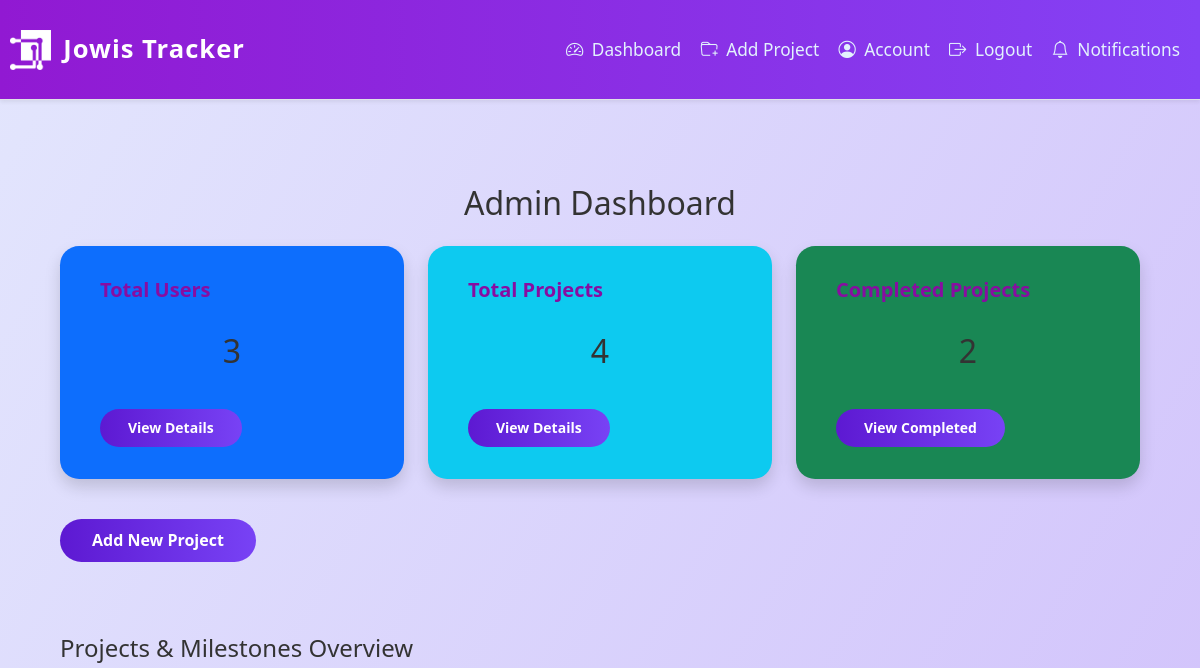
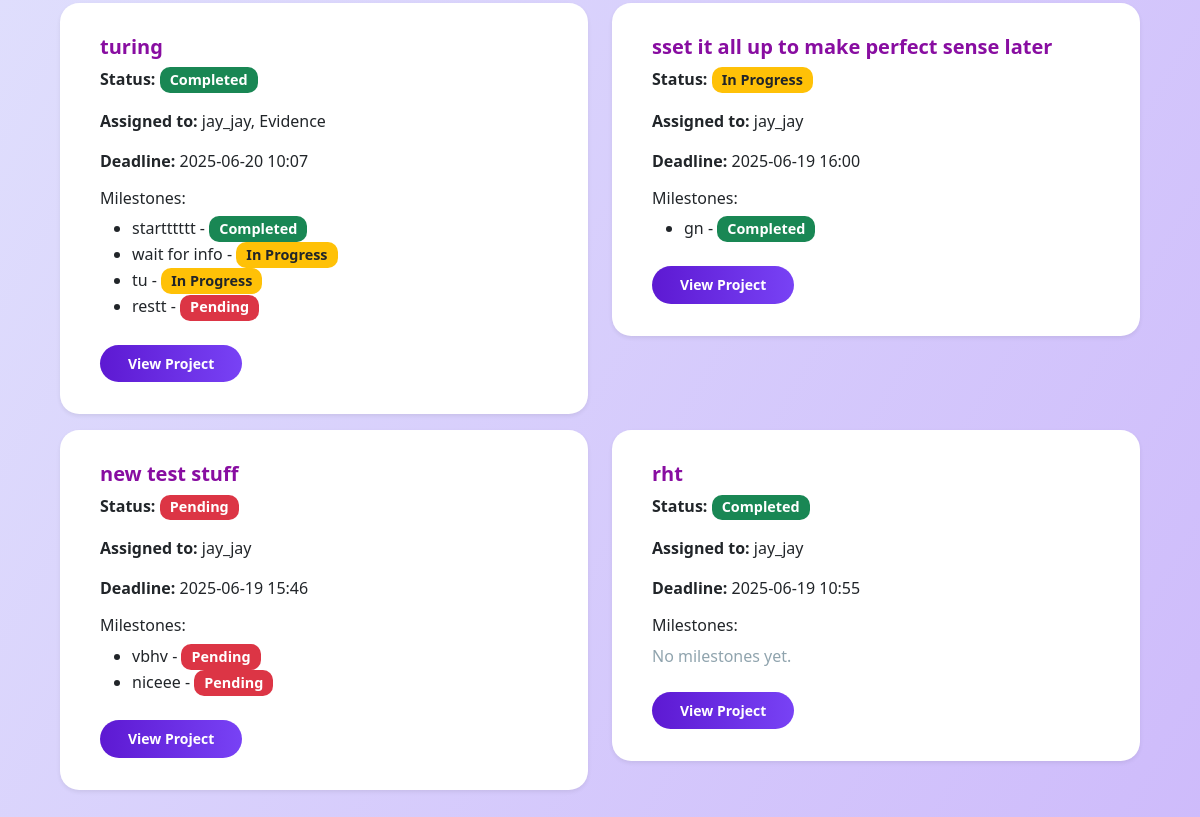
The app's page /admin (signed in), older data (2 pictures, top to bottom).
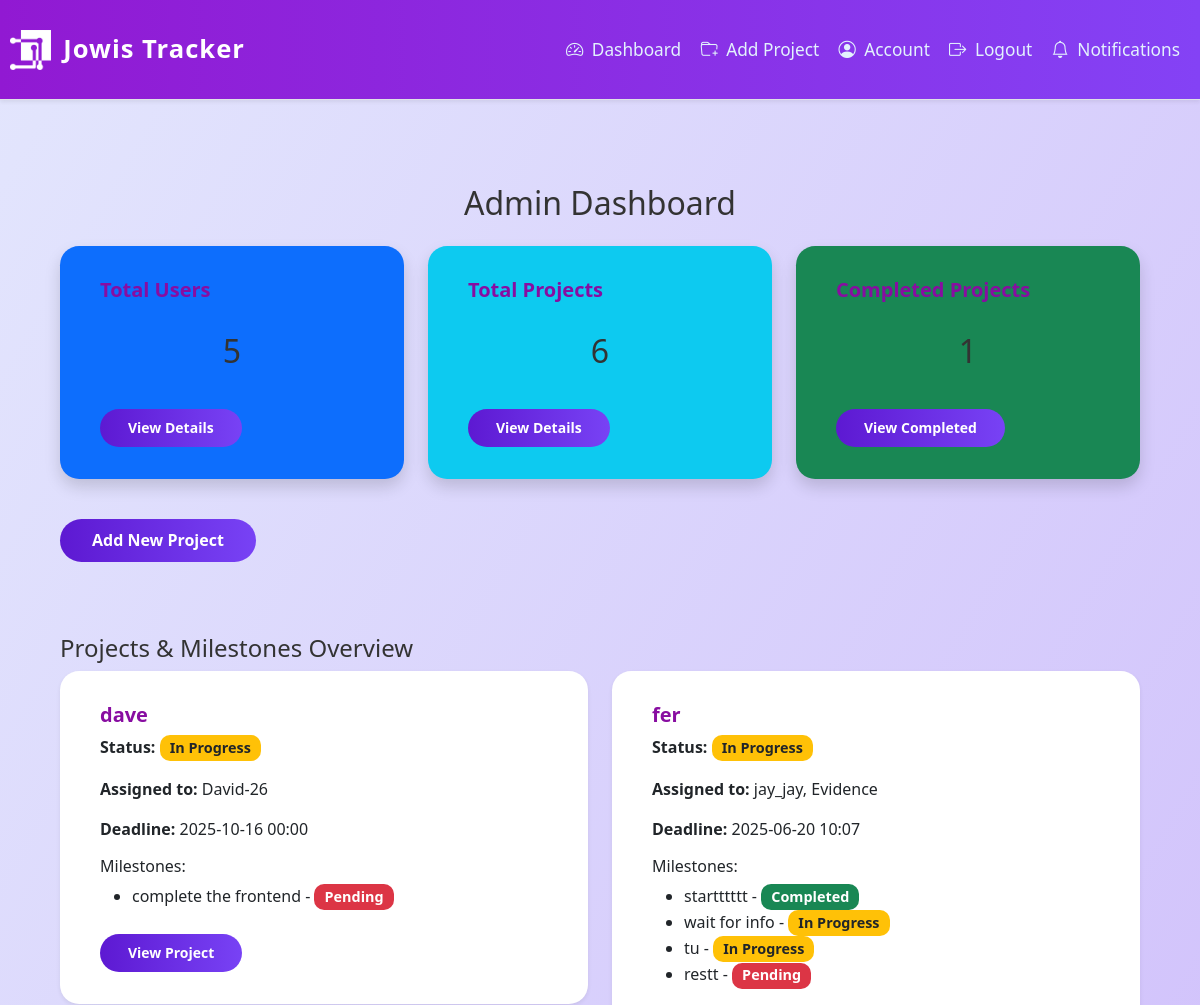
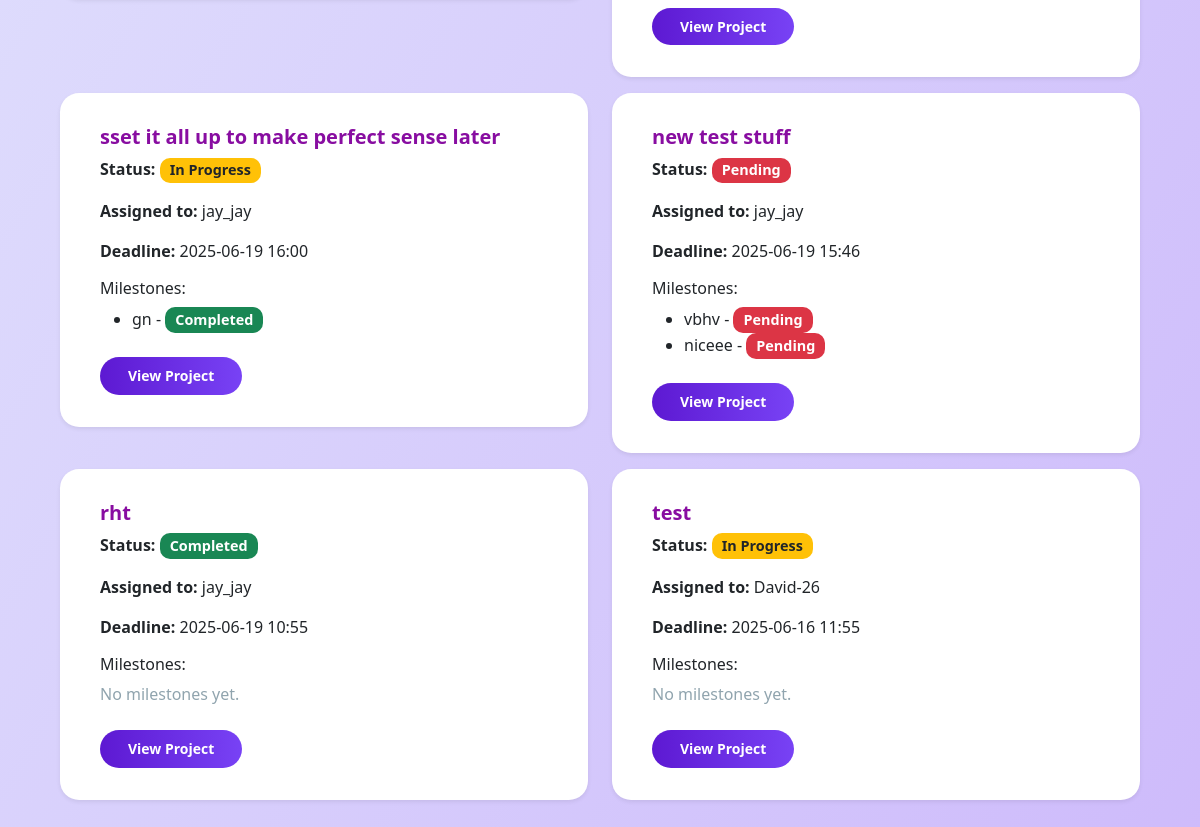
The same page, newer data (2 pictures, top to bottom).
### app/dbmodels.py (models this page shows, shortened)
class Project(db.Model):
    id = db.Column(db.Integer, primary_key=True)
    title = db.Column(db.String(150), nullable=False)
    description = db.Column(db.Text, nullable=False)
    tasks = db.relationship("Task", backref="project", cascade="all, delete-orphan", passive_deletes=True)
    milestones = db.relationship("Milestone", backref="project", cascade="all, delete-orphan", passive_deletes=True)
    deadline = db.Column(db.DateTime, nullable=False, default = datetime.now(timezone.utc)) # default to current time in UTC
    status = db.Column(db.String(20), nullable=False, default="Pending")
    comment = db.Column(db.Text, nullable=True)
    users = db.relationship(
        'User',
        secondary=project_users,
        back_populates='projects'
    )

class User(db.Model, UserMixin):
    id = db.Column(db.Integer, primary_key=True)
    username = db.Column(db.String(150), unique=True, nullable=False)
    email = db.Column(db.String(150), unique=True, nullable=False)
    password_hash = db.Column(db.String(150), nullable=False)
    tasks = db.relationship("Task", backref="assigned_to", cascade='all, delete-orphan',passive_deletes=True)
    role = db.Column(db.String(50), nullable=False, default="employee") # or admin
    projects = db.relationship(
        'Project',
        secondary=project_users,
        back_populates='users'
    )
    reset_code = db.Column(db.String(8), nullable=True)
    reset_code_expiry = db.Column(db.DateTime, nullable=True)

class Milestone(db.Model):
    id = db.Column(db.Integer, primary_key=True)
    name = db.Column(db.String(140), nullable=False)
    deadline = db.Column(db.DateTime, nullable=False)
    project_id = db.Column(db.Integer, db.ForeignKey("project.id", ondelete="CASCADE"), nullable=False) # ondelete="CASCADE" ensures that if a project is deleted, its milestones are also deleted
    tasks = db.relationship("Task", backref="milestone", lazy="dynamic")
    status = db.Column(db.String(20), nullable=False, default="Pending")

### app/routes.py (the view)
@main.route('/admin')
@login_required
def admin_dashboard():
    if current_user.role != "admin":
        abort(403)
    user_count = User.query.count()
    project_count = Project.query.count()
    completed_count = Project.query.filter_by(status='Completed').count()
    projects = Project.query.order_by(Project.deadline.desc()).all()
    return render_template(
        'admin_dashboard.html',
        user_count=user_count,
        project_count=project_count,
        completed_count=completed_count,
        projects=projects
    )

### app/__init__.py (called while the page is built)
def create_app():
    app= Flask(__name__)
    app.config.from_object("config.Config") # load app config from config.py
    db.init_app(app)
    migrate.init_app(app, db)
    login_manager.init_app(app)
    mail.init_app(app)
    scheduler.init_app(app)
    scheduler.start()
    from . import jobs  # <-- Import jobs to register them
    from .admin import init_admin
    init_admin(app)
    login_manager.login_view = "main.login"
    login_manager.login_message_category ="info"
    from .dbmodels import User
    @login_manager.user_loader
    def load_user(user_id):
        return User.query.get(int(user_id))
    from .routes import main
    app.register_blueprint(main)
    return app

### app/templates/admin_dashboard.html (shortened to what this page needs)
{% extends "base.html" %} {% block content %}
<div class="container mt-4">
  <h2 class="mb-4">Admin Dashboard</h2>
  <div class="row mb-4">
    <div class="col-md-4">
      <div class="card text-white bg-primary mb-3 shadow">
        <div class="card-body">
          <h5 class="card-title">Total Users</h5>
          <h2>{{ user_count }}</h2>
          <a
            href="{{ url_for('main.admin_users') }}"
            class="btn btn-light btn-sm mt-2"
            >View Details</a
          >
        </div>
      </div>
    </div>
    <div class="col-md-4">
      <div class="card text-white bg-info mb-3 shadow">
        <div class="card-body">
          <h5 class="card-title">Total Projects</h5>
          <h2>{{ project_count }}</h2>
          <a
            href="{{ url_for('main.admin_projects') }}"
            class="btn btn-light btn-sm mt-2"
            >View Details</a
          >
        </div>
      </div>
    </div>
    <div class="col-md-4">
      <div class="card text-white bg-success mb-3 shadow">
        <div class="card-body">
          <h5 class="card-title">Completed Projects</h5>
          <h2>{{ completed_count }}</h2>
          <a
            href="{{ url_for('main.admin_projects', status='Completed') }}"
            class="btn btn-light btn-sm mt-2"
            >View Completed</a
          >
        </div>
      </div>
    </div>
  </div>
  <a href="{{ url_for('main.add_project') }}" class="btn btn-primary mb-4"
    >Add New Project</a
  >
  <h4 class="mt-5">Projects & Milestones Overview</h4>
  <div class="row">
    {% for project in projects %}
    <div class="col-md-6">
      <div class="card mb-3 shadow-sm">
        <div class="card-body">
          <h5 class="card-title">{{ project.title }}</h5>
          <p>
            <strong>Status:</strong>
            {% if project.status == 'Completed' %}
            <span class="badge bg-success">Completed</span>
            {% elif project.status == 'Pending' %}
            <span class="badge bg-danger">Pending</span>
            {% elif project.status == 'In Progress' %}
            <span class="badge bg-warning text-dark">In Progress</span>
            {% else %}
            <span class="badge bg-secondary">Unknown</span>
            {% endif %}
          </p>
          <p>
            <strong>Assigned to:</strong>
            {% for user in project.users %} {{ user.username }}{% if not
            loop.last %}, {% endif %} {% endfor %}
          </p>
          <p>
            <strong>Deadline:</strong> {{ project.deadline.strftime('%Y-%m-%d
            %H:%M') if project.deadline else 'N/A' }}
          </p>
          <h6>Milestones:</h6>
          {% if project.milestones %}
          <ul>
            {% for milestone in project.milestones %}
            <li>
              {{ milestone.name }} - {% if milestone.status == 'Completed' %}
              <span class="badge bg-success">Completed</span>
              {% elif milestone.status == 'Pending' %}
              <span class="badge bg-danger">Pending</span>
              {% elif milestone.status == 'In Progress' %}
              <span class="badge bg-warning text-dark">In Progress</span>
              {% else %}
              <span class="badge bg-secondary">Unknown</span>
              {% endif %}
            </li>
            {% endfor %}
          </ul>
          {% else %}
          <p class="text-muted">No milestones yet.</p>
          {% endif %}
          <a
            href="{{ url_for('main.admin_project_detail', project_id=project.id) }}"
            class="btn btn-outline-primary btn-sm mt-2"
            >View Project</a
          >
        </div>
      </div>
    </div>
    {% endfor %}
  </div>
</div>
{% endblock %}

### app/templates/base.html (shortened to what this page needs)
<!DOCTYPE html>
<html lang="en">
  <head>
    <link
      href="https://cdn.jsdelivr.net/npm/bootstrap@5.3.0/dist/css/bootstrap.min.css"
      rel="stylesheet"
    />
     <link
      rel="stylesheet"
      href="{{ url_for('static', filename='style.css') }}"
    />
    <link
      rel="stylesheet"
      href="https://cdn.jsdelivr.net/npm/bootstrap-icons@1.10.5/font/bootstrap-icons.css"
    />
  </head>
  <body class="bg-light">
    {% include "_navbar.html" %}
    <div class="container p-0">
       {% block content %}{% endblock %}
    </div>
  </body>
  </html>

### app/templates/_navbar.html (shortened to what this page needs)
<nav class="navbar navbar-expand-lg custom-navbar border-bottom shadow-sm mb-4">
  <img
    class="logo img-fluid"
    src="{{ url_for('static', filename='img/jowis-logo2.png') }}"
    alt="Logo"
    style="max-height: 40px; width: auto"
  />
  <div class="container-fluid">
    <a class="navbar-brand fw-bold" href="{{ url_for('main.dashboard') }}">
      Jowis Tracker
    </a>
    <div class="collapse navbar-collapse justify-content-end" id="navbarNav">
      <ul class="navbar-nav">
        <li class="nav-item">
          <a class="nav-link" href="{{ url_for('main.dashboard') }}">
            <i class="bi bi-speedometer2 me-1"></i> Dashboard
          </a>
        </li>
        <li class="nav-item">
          <a class="nav-link" href="{{ url_for('main.add_project') }}">
            <i class="bi bi-folder-plus me-1"></i> Add Project
          </a>
        </li>
        <li class="nav-item">
          <a class="nav-link" href="{{ url_for('main.account') }}">
            <i class="bi bi-person-circle me-1"></i> Account
          </a>
        </li>
        <li class="nav-item">
          <a class="nav-link" href="{{ url_for('main.logout') }}">
            <i class="bi bi-box-arrow-right me-1"></i> Logout
          </a>
        </li>
        <li class="nav-item">
          <a class="nav-link" href="{{ url_for('main.notifications') }}">
            <i class="bi bi-bell me-1"></i> Notifications {% set unread =
          </a>
        </li>
      </ul>
    </div>
  </div>
</nav>

### app/static/style.css (style rules this page uses)
body { background-color: #f2f2f2; font-family: Arial, sans-serif; margin: 0; }
h2 { text-align: center; margin-bottom: 20px; color: #333; }
body { font-family: "Segoe UI", Tahoma, Geneva, Verdana, sans-serif; background-color: #f0f2f5; margin: 0; }
h2 { margin-bottom: 25px; color: #333; }
a { color: #007bff; text-decoration: none; }
body { background-color: #f4f6f8; font-family: "Segoe UI", Tahoma, Geneva, Verdana, sans-serif; color: #333; margin: 0; padding: 0; }
.container { padding: 30px; border-radius: 12px; }
h2 { text-align: center; margin-bottom: 30px; color: #2c3e50; }
body { font-family: "Segoe UI", Tahoma, Geneva, Verdana, sans-serif; background-color: #f4f6f8; margin: 0; }
h2 { text-align: center; color: #333; margin-top: 30px; }
.logo { display: block; margin: 0 auto; max-width: 20rem; height: 5rem; padding-left: 10px; }
.logo { height: 50px; width: 120px; }
.card { border: none; border-radius: 1rem; box-shadow: 0 2px 12px rgba(33, 150, 243, 0.08); transition: transform 0.15s, box-shadow 0.15s; background: #fff; }
.card-title { color: #880da1; font-weight: 600; }
.badge { align-items: center; font-size: 0.9em; padding: 0.4em 0.7em; border-radius: 0.7em; }
.btn-primary, .btn-outline-primary { background: linear-gradient(90deg, #ad19d2 0%, #9042f5 100%); border: none; color: #fff; font-weight: 500; transition: background 0.2s; }
.text-muted { color: #90a4ae !important; }
body { background: linear-gradient(120deg, #e3e6fd 0%, #cebbfb 100%); }
.custom-navbar { background: linear-gradient(90deg, #9119d2 0%, #8442f5 100%); min-height: 100px; box-shadow: 0 2px 12px rgba(33, 150, 243, 0.08); }
.custom-navbar .navbar-brand { color: #fff !important; font-size: 1.6rem; letter-spacing: 1px; display: flex; align-items: center; }
.custom-navbar .nav-link { color: #e3f2fd !important; font-weight: 500; font-size: 1.08rem; transition: color 0.2s, background 0.2s; border-radius: 0.5rem; padding: 0.5rem 1rem; margin-left: 0.2rem; }
.card { border-radius: 1.2rem; box-shadow: 0 4px 24px rgba(33, 150, 243, 0.1); border: none; background: #fff; }
.card-body { padding: 2rem 2.5rem; }
.btn, input[type="submit"] { border-radius: 2em; font-weight: 600; padding: 0.6em 2em; background: linear-gradient(90deg, #5d19d2 0%, #7842f5 100%); color: #fff; border: none; transition: background 0.2s; }

### app/templates/admin_dashboard.html (style rules this page uses)
body { background-color: red; }

Row changes from the older to the newer data that the page shows:
added Project: title "dave", status "In Progress", deadline "2025-10-16 00:00"
added User: username "David-26"
added Milestone: name "complete the frontend", status "Pending", shown under "dave"
changed Project: title "turing" → "fer"; status "Completed" → "In Progress"
added Project: title "test", status "In Progress", deadline "2025-06-16 11:55", shows "No milestones yet."
Text that changed along with them:
{{ user_count }}: "3" → "5"
{{ project_count }}: "4" → "6"
{{ completed_count }}: "2" → "1"
